Frame 1 (no input): blank canvas, image omitted
Frame 60 (the mouse pressed at the canvas centre just before this capture): blank canvas, image omitted
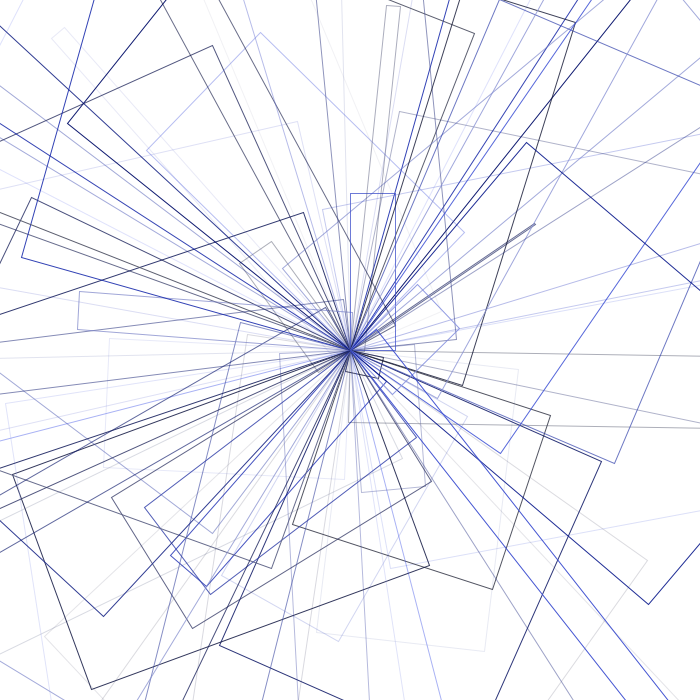
Frame 120 (the mouse held since frame 60 and released just before this capture)

The Processing sketch whose frames 1 and 60 were blank and that drew this single picture after the mouse press (run headless with seeded random() and noise(); from frame 60 on, the mouse is pressed at the canvas centre):

// Processing sketch: processing_144525
// ── processing_144525.pde

float tono;

void setup()
{
  size(700, 700);
  colorMode(HSB);
  background(255);
  frameRate(40);
  resetColor();
  
  
}

void draw()
{
  translate(mouseX,mouseY);
  
  rotate(frameCount/10.0);
  if(mousePressed) {
    noFill();
    stroke(tono, random(50,255), random(50,240), random(20,255));
    rect(0,0, random(width),random(height));
  }
}

void keyReleased()
{
  if (key=='d' || key=='D') {
    resetColor();
  }
}

void resetColor()
{ 
  tono = random(255);
  background(255);
}
